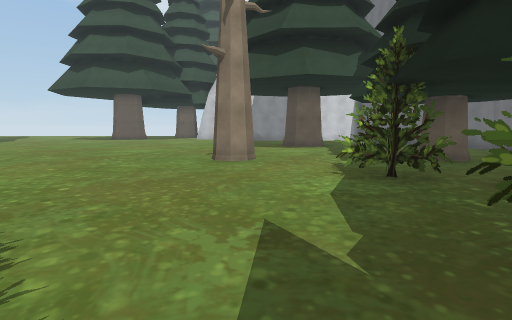
[1] (above)

17 first-person views from a walk through a 3-D level made in the Unity game engine. The camera is 1.4 m above the floor, tilts 6° down and sees 80° across. The floor is counted in squares, 2 m on a side. Each view is taken from the middle of a square. On the plan, view 1 faces up. The plan holds only what a view shows up to about 10 squares ahead; the rest is blank. The place goes on beyond the plan. The player character is not drawn. Some animated figures are left out.

[2]
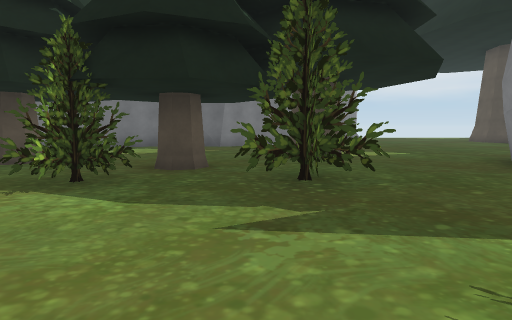

[3]
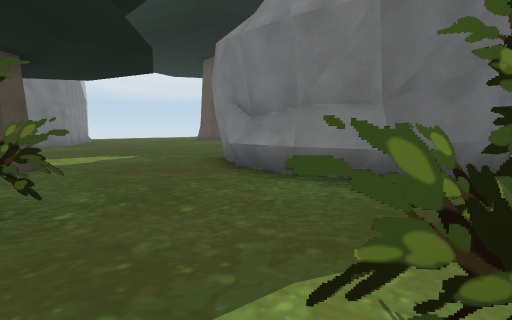

[4]
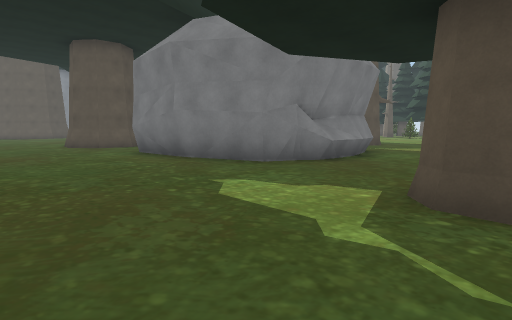

[5]
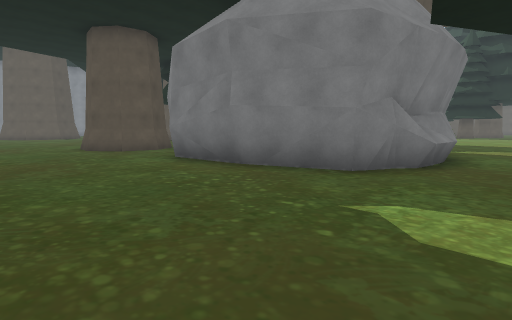

[6]
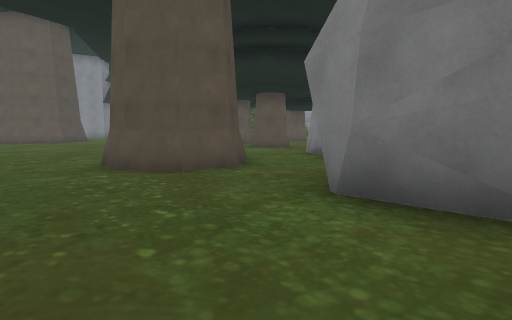

[7]
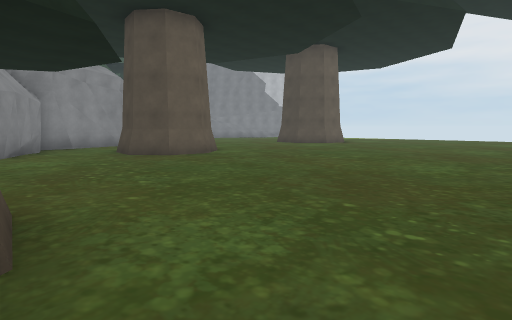

[8]
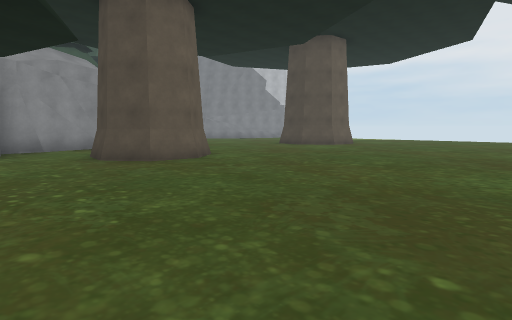

[9]
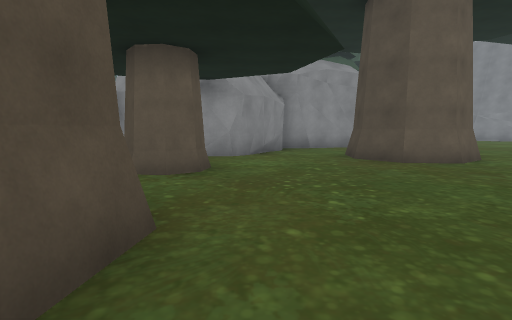

[10]
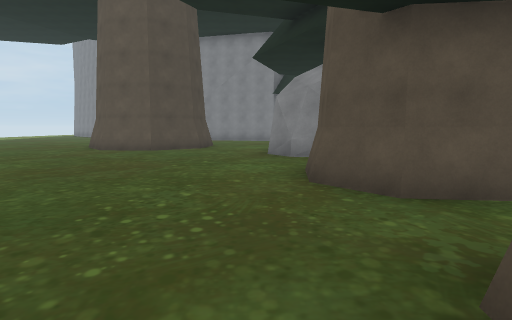

[11]
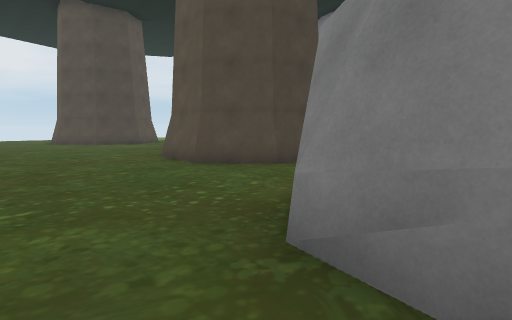

[12]
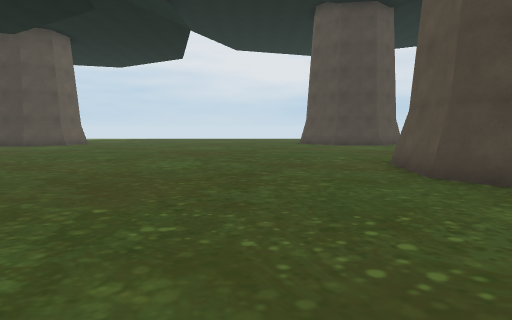

[13]
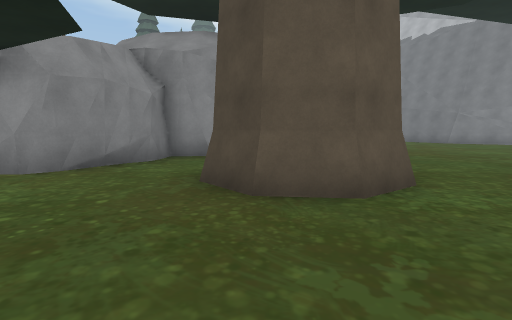

[14]
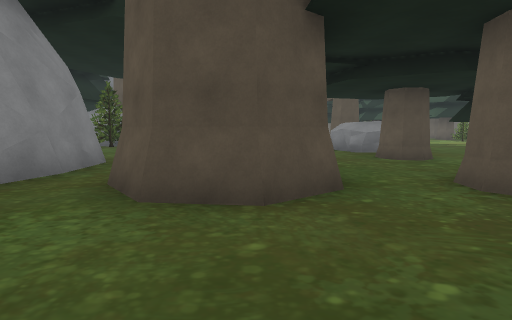

[15]
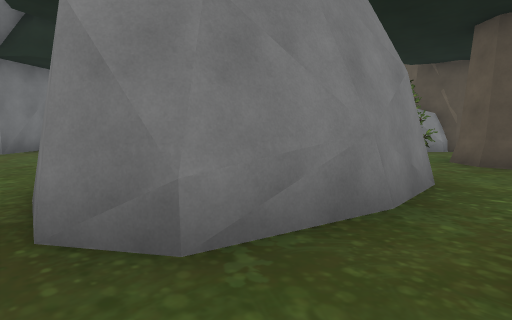

[16]
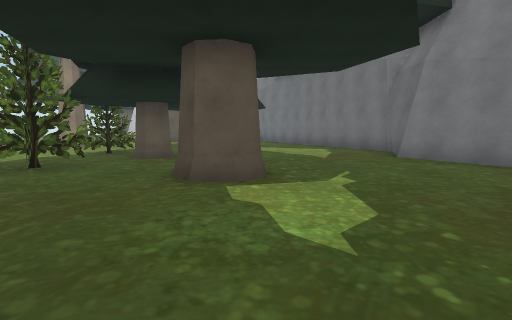

[17]
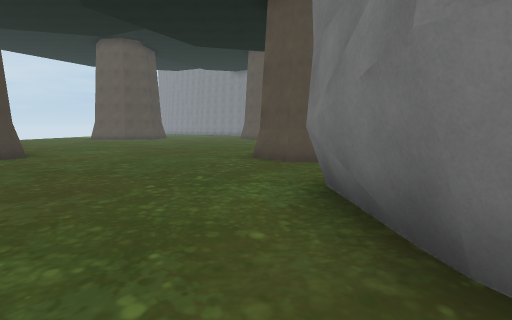

### Floor plan
Key: @ floor where view 1 was taken; # wall or solid block; . floor; T thing the floor can be seen under or through; O other object.
Columns run from 10 left of view 1 to 10 right of it. Each row starts with its distance up from view 1.
 10    ...... ...    .#
  9    ..........    .#
  8    ...........
  7     ..........#.
  6      ...............#
  5       ......O.......#
  4       .....OO#......#
  3        ......#......#
  2         ....T........
  1          ..TTT.##....
  0          #@....#.....
 -1          #...........
 -2        ..............
 -3        ....####.....
 -4           ##  #.....
 -5           #   ##....
 -6                #.....
 -7                #.....
 -8             ####.....
 -9            ##........
-10            #.........
-11     ..    ##..###....
-12     ...   ....###....
-13     O...  ....##.....
-14    OO.#..##..........
-15     .................
-16         .#...........
-17          ##..........
-18          ##..........
-19      ................
-20     #..###...........
-21 ##....   ##..........
-22 ###.      #..........
-23            ...###....

Where each view was taken, in squares from view 1:
view 1: 0 up, 0 right, facing up
view 2: 2 up, 2 left, facing right
view 3: 1 up, 1 left, facing down-right
view 4: 1 up, 9 right, facing down-left
view 5: 1 down, 9 right, facing down-left
view 6: 6 down, 8 right, facing down-left
view 7: 20 down, 0 right, facing up-right
view 8: 19 down, 1 right, facing up-right
view 9: 19 down, 1 right, facing up
view 10: 13 down, 1 right, facing down
view 11: 19 down, 1 left, facing down-right
view 12: 20 down, 0 right, facing right
view 13: 16 down, 4 right, facing up
view 14: 17 down, 3 right, facing left
view 15: 19 down, 1 right, facing down-left
view 16: 4 down, 6 right, facing up
view 17: 4 down, 6 right, facing down
